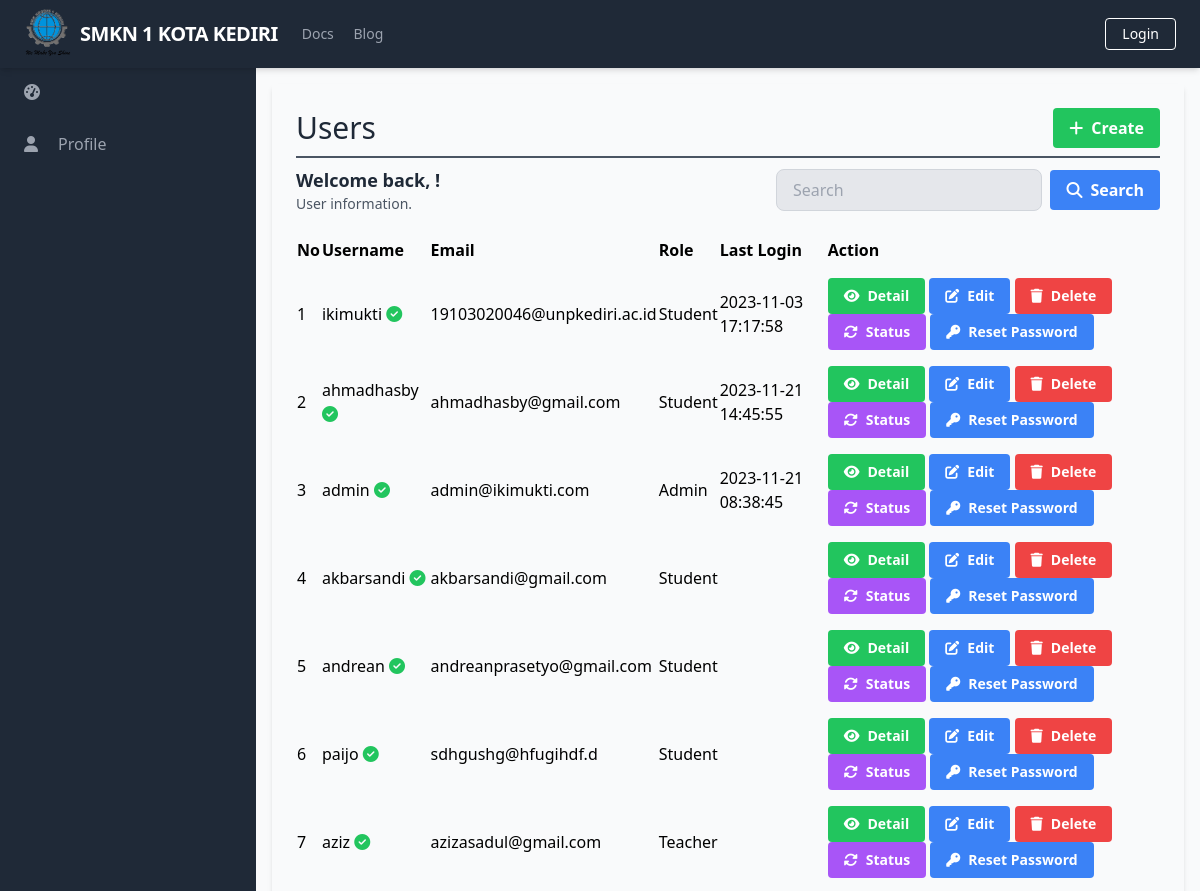
The app's page /manage_users/manage_users_list.php (upper part), older data.
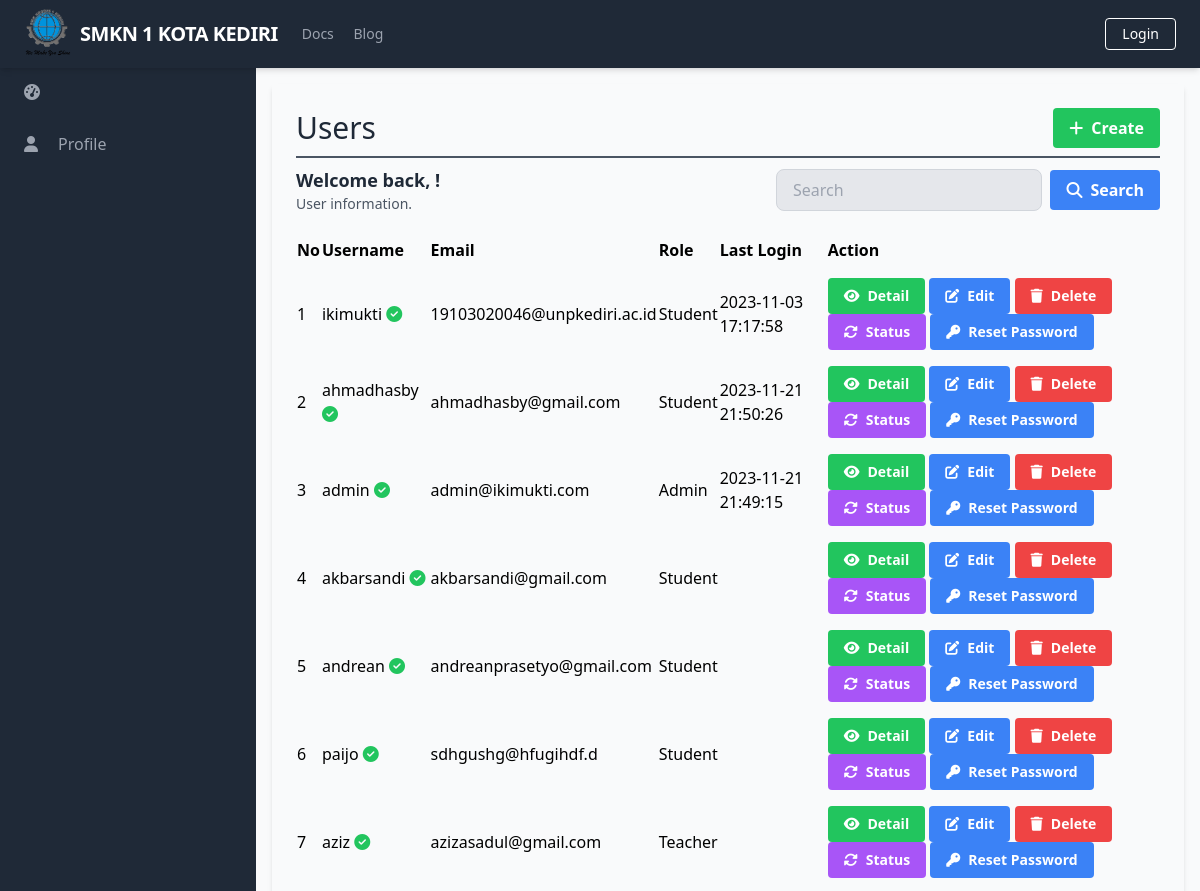
The same page, newer data.
### tables this page shows
CREATE TABLE `Users` (
  `UserID` int(11) NOT NULL,
  `Username` varchar(50) NOT NULL,
  `Password` varchar(255) NOT NULL,
  `Email` varchar(100) NOT NULL,
  `FullName` varchar(100) DEFAULT NULL,
  `DateOfBirth` date DEFAULT NULL,
  `Gender` varchar(10) DEFAULT NULL,
  `Address` text DEFAULT NULL,
  `PhoneNumber` varchar(20) DEFAULT NULL,
  `RoleID` int(11) DEFAULT NULL,
  `AccountCreationDate` timestamp NOT NULL DEFAULT current_timestamp() ON UPDATE current_timestamp(),
  `LastLogin` datetime DEFAULT NULL,
  `AccountStatus` varchar(20) DEFAULT NULL,
  `ProfilePictureURL` varchar(255) DEFAULT NULL,
  `ActivationStatus` varchar(20) DEFAULT NULL
);

CREATE TABLE `Role` (
  `RoleID` int(11) NOT NULL,
  `RoleName` varchar(50) NOT NULL
);

### database/connection.php (called while the page is built, shortened)
<?php
$baseUrl = "http://localhost/final_project_aziz_2023/";
$baseTitle = "SMKN 1 KOTA KEDIRI";
$baseLogoUrl = "http://localhost/final_project_aziz_2023/static/logo.png";

### public/manage_users/manage_users_list.php (the view, shortened to what this page needs)
<?php
require_once('../../database/connection.php');
?>
<?php include_once('../components/header.php'); ?>
<div class="h-screen flex flex-col">
    <?php include('../components/navbar.php'); ?>
    <div class="flex-grow bg-gray-50 flex flex-row shadow-md">
        <?php include('../components/sidebar.php'); ?>
        <main class=" bg-gray-50 flex flex-col flex-1 overflow-y-scroll h-screen flex-shrink-0 sc-hide pb-40">
            <div class="flex items-start justify-start p-6 shadow-md m-4 flex-1 flex-col">
                <div class="flex flex-row justify-between items-center w-full border-b-2 border-gray-600 mb-2 pb-2">
                    <h1 class="text-3xl text-gray-800 font-semibol w-full">Users</h1>
                    <div class="flex flex-row justify-end items-center">
                        <a href="<?php echo $baseUrl; ?>public/manage_users/manage_users_create.php" class="bg-green-500 hover-bg-green-700 text-white font-bold py-2 px-4 rounded inline-flex items-center">
                            <i class="fas fa-plus mr-2"></i>
                            <span>Create</span>
                        </a>
                    </div>
                </div>
                <div class="flex flex-col w-full">
                    <div class="flex flex-row justify-between items-center w-full mb-2 pb-2">
                        <div>
                            <h2 class="text-lg text-gray-800 font-semibold">Welcome back, <?php echo $_SESSION['FullName']; ?>!</h2>
                            <p class="text-gray-600 text-sm">User information.</p>
                        </div>
                        <form class="flex items-center justify-end space-x-2 w-96">
                            <input type="text" name="search" class="bg-gray-200 focus-bg-white focus-outline-none border border-gray-300 rounded-lg py-2 px-4 block w-full appearance-none leading-normal" placeholder="Search" value="<?php echo isset($_GET['search']) ? $_GET['search'] : ''; ?>">
                            <button type="submit" class="bg-blue-500 hover-bg-blue-700 text-white font-bold py-2 px-4 rounded space-x-2 inline-flex items-center">
                                <i class="fas fa-search"></i>
                                <span>Search</span>
                            </button>
                        </form>
                    </div>
                    <table class="min-w-full">
                        <thead>
                            <tr>
                                <th class="text-left py-2">No</th>
                                <th class="text-left py-2">Username</th>
                                <th class="text-left py-2">Email</th>
                                <th class="text-left py-2">Role</th>
                                <th class="text-left py-2">Last Login</th>
                                <th class="text-left py-2">Action</th>
                            </tr>
                        </thead>
                        <tbody>
                            <?php
                            $searchTerm = isset($_GET['search']) ? $_GET['search'] : '';
                            $page = isset($_GET['page']) ? $_GET['page'] : 1;
                            $query = "SELECT u.UserID, u.Username, u.Email, r.RoleName, u.LastLogin, u.ActivationStatus FROM Users u
                                      LEFT JOIN Role r ON u.RoleID = r.RoleID
                                      WHERE u.Username LIKE '%$searchTerm%' OR u.Email LIKE '%$searchTerm%'
                                      LIMIT 15 OFFSET " . ($page - 1) * 15;
                            $result = $conn->query($query);
                            $no = 1;
                            while ($row = $result->fetch_assoc()) {
                            ?>
                                <tr>
                                    <td class="py-2"><?php echo $no++; ?></td>
                                    <td class="py-2">
                                        <?php echo $row['Username']; ?>
                                        <?php
                                        if ($row['ActivationStatus'] == 'pending' || $row['ActivationStatus'] == NULL) {
                                            echo '<i class="fas fa-hourglass-half text-yellow-500"></i>';
                                        } elseif ($row['ActivationStatus'] == 'active') {
                                            echo '<i class="fas fa-check-circle text-green-500"></i>';
                                        } elseif ($row['ActivationStatus'] == 'disabled') {
                                            echo '<i class="fas fa-ban text-red-500"></i>';
                                        }
                                        ?>
                                    </td>
                                    <td class="py-2"><?php echo $row['Email']; ?></td>
                                    <td class="py-2"><?php echo $row['RoleName']; ?></td>
                                    <td class="py-2"><?php echo $row['LastLogin']; ?></td>
                                    <td class='py-2'>
                                        <a href="<?php echo $baseUrl; ?>public/manage_users/manage_users_detail.php?id=<?php echo $row['UserID'] ?>" class='bg-green-500 hover-bg-green-700 text-white font-bold py-2 px-4 rounded inline-flex items-center text-sm'>
                                            <i class='fas fa-eye mr-2'></i>
                                            <span>Detail</span>
                                        </a>
                                        <a href="<?php echo $baseUrl; ?>public/manage_users/manage_users_update.php?id=<?php echo $row['UserID'] ?>" class='bg-blue-500 hover-bg-blue-700 text-white font-bold py-2 px-4 rounded inline-flex items-center text-sm'>
                                            <i class='fas fa-edit mr-2'></i>
                                            <span>Edit</span>
                                        </a>
                                        <a href="#" onclick="confirmDelete(<?php echo $row['UserID']; ?>)" class='bg-red-500 hover-bg-red-700 text-white font-bold py-2 px-4 rounded inline-flex items-center text-sm'>
                                            <i class='fas fa-trash mr-2'></i>
                                            <span>Delete</span>
                                        </a>
                                        <a href="#" onclick="confirmUpdateStatus(<?php echo $row['UserID']; ?>, '<?php echo $row['ActivationStatus']; ?>')" class='bg-purple-500 hover-bg-blue-700 text-white font-bold py-2 px-4 rounded inline-flex items-center text-sm'>
                                            <i class='fas fa-sync-alt mr-2'></i>
                                            <span>Status</span>
                                        </a>
                                        <a href="<?php echo $baseUrl; ?>public/manage_users/manage_users_reset_password.php?id=<?php echo $row['UserID']; ?>" class="bg-blue-500 hover-bg-blue-700 text-white font-bold py-2 px-4 rounded inline-flex items-center text-sm">
                                            <i class="fas fa-key mr-2"></i>
                                            <span>Reset Password</span>
                                        </a>
                                    </td>
                                </tr>
                            <?php
                            }
                            ?>
                        </tbody>
                    </table>
                </div>
        </main>
    </div>
</div>
</body>
</html>

### public/components/header.php (shortened to what this page needs)
<!DOCTYPE html>
<html lang="en">
<head>
    <link rel="stylesheet" href="<?php echo $baseUrl; ?>dist/output.css">
    <link rel="stylesheet" href="https://cdn.jsdelivr.net/npm/sweetalert2@11/dist/sweetalert2.min.css">
</head>
<body class="overflow-hidden">

### public/components/navbar.php (shortened to what this page needs)
<nav class="flex items-center justify-between flex-wrap bg-gray-800 py-2 px-6 shadow-md sticky top-0">
    <div class="flex items-center flex-shrink-0 text-white mr-6 ">
        <a href="<?php echo $baseUrl; ?>public/index.php" class="flex items-center space-x-2">
            <img src="<?php echo $baseLogoUrl; ?>" alt="Logo" class="w-12" />
            <span class="font-semibold text-xl tracking-tight"><?php echo $baseTitle; ?></span>
        </a>
    </div>
    <div class="w-full block flex-grow lg:flex lg:items-center lg:w-auto">
        <div class="text-sm lg:flex-grow">
            <a href="#responsive-header" class="block mt-4 lg:inline-block lg:mt-0 text-gray-400 hover:text-white mr-4">
                Docs
            </a>
            <a href="#responsive-header" class="block mt-4 lg:inline-block lg:mt-0 text-gray-400 hover:text-white">
                Blog
            </a>
        </div>
        <div>
            <?php
            if (isset($_SESSION['UserID'])) {
                echo '<a href="javascript:void(0);" onclick="confirmLogout()" class="inline-block text-sm px-4 py-2 leading-none border rounded text-white border-white hover:border-transparent hover:text-gray-500 hover:bg-white mt-4 lg:mt-0">Logout</a>';
            } else {
                echo '<a href="login.php" class="inline-block text-sm px-4 py-2 leading-none border rounded text-white border-white hover:border-transparent hover:text-gray-500 hover:bg-white mt-4 lg:mt-0">Login</a>';
            }
            ?>
        </div>
    </div>
</nav>

### public/components/sidebar.php (shortened to what this page needs)
<aside class="bg-gray-800 text-white w-64 overflow-y-scroll h-screen flex-shrink-0 sc-hide">
    <ul class="text-gray-400">
        <li class="px-6 py-4 hover:bg-gray-700 cursor-pointer space-x-2 flex items-center">
            <i class="fas fa-tachometer-alt mr-3"></i>
        </li>
        <li class="px-6 py-4 hover-bg-gray-700 cursor-pointer space-x-2 flex items-center">
            <i class="fas fa-user mr-3"></i>
            <a href="../profiles/profile.php">Profile</a>
        </li>
    </ul>
    <hr class="mt-60 border-transparent">
</aside>

Row changes from the older to the newer data that the page shows:
changed users "ahmadhasby": LastLogin "2023-11-21 14:45:55" → "2023-11-21 21:50:26"
changed users "admin": LastLogin "2023-11-21 08:38:45" → "2023-11-21 21:49:15"
